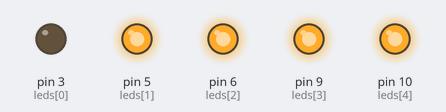
Simulated run of this sketch. Board: Arduino Uno, built with avr-gcc and run on an emulated ATmega328P. On the bench: output pins drawn as LEDs (lit = HIGH).

Above: at 0.05 s.
At 3.2 s:
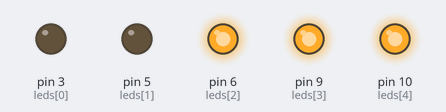
At 4.75 s:
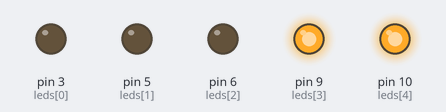
At 6.35 s:
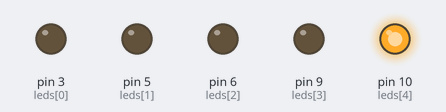
At 9.55 s:
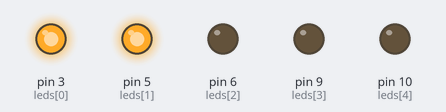
At 12.75 s:
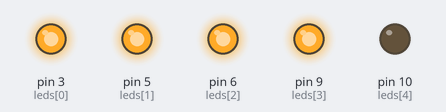
Timing chart, 0 to 16.6 s (numbered marks = the images above):
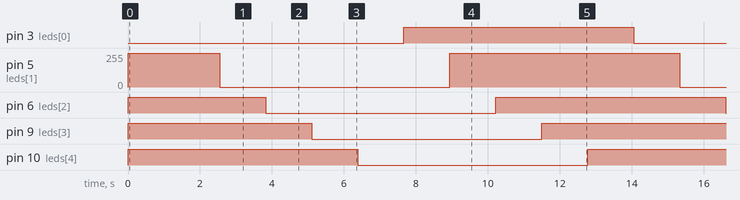

Measured:
- by itself, pin 3 (leds[0]), pin 6 (leds[2]), pin 9 (leds[3]), pin 10 (leds[4]): alternates HIGH for 6.4 s and LOW for 6.4 s
- by itself, pin 5 (leds[1]): alternates 255/255 for 6.4 s and 0/255 for 6.4 s

The sketch:

Ex_4_2_2.ino
```cpp
/*

  예제 4.2.2
  LED 밝기 조절에 대한 예제의 2번 응용문제 코드입니다

*/
const int leds[5] = {3, 5, 6, 9, 10};
int ledBrightness[5] = {255, 255, 255, 255, 255};
boolean switcher = 1;

void setup()
{
  for(int i = 0; i < 5; i++)
  {
    analogWrite(leds[i],ledBrightness[i]);
  }
}

void loop()
{
  for(int i = 0; i < 5; i++)
  {
    for(int j = 0; j < 255; j++){
      if(switcher)ledBrightness[i]--;
      else ledBrightness[i]++;
      analogWrite(leds[i],ledBrightness[i]);
      delay(5);
    }
  }
  switcher = !switcher;
}
```
